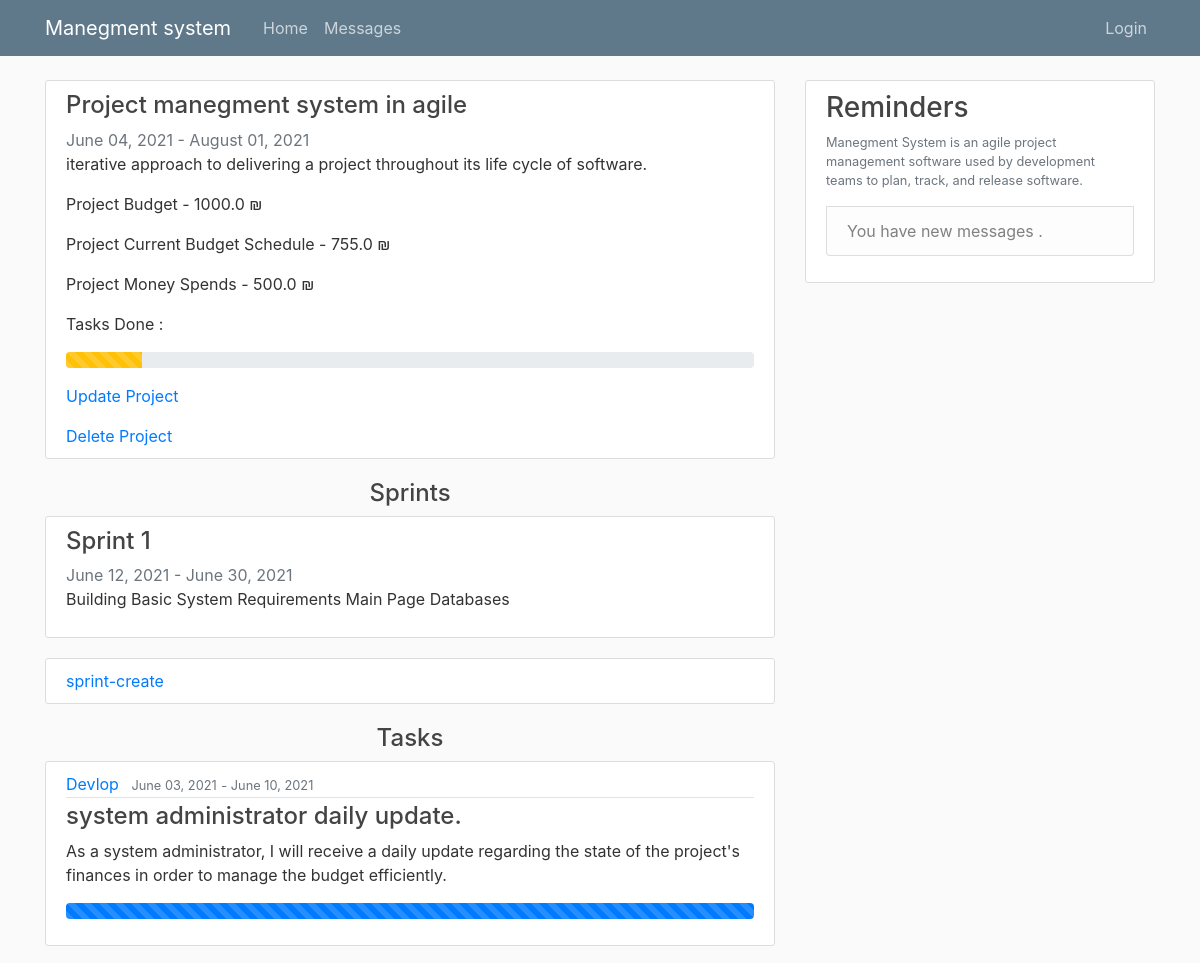
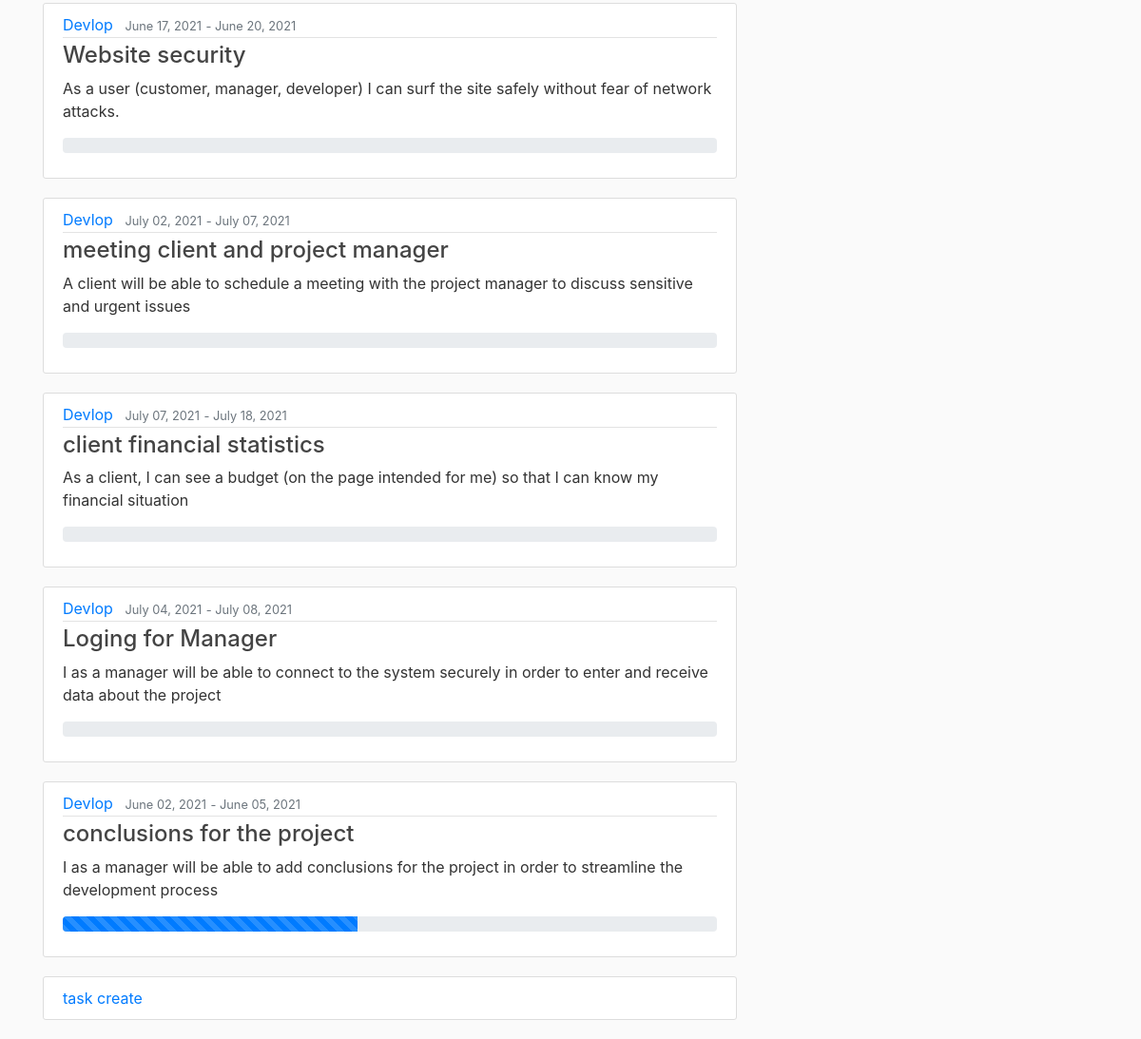
The app's page /manager/13, older data (2 pictures, top to bottom).
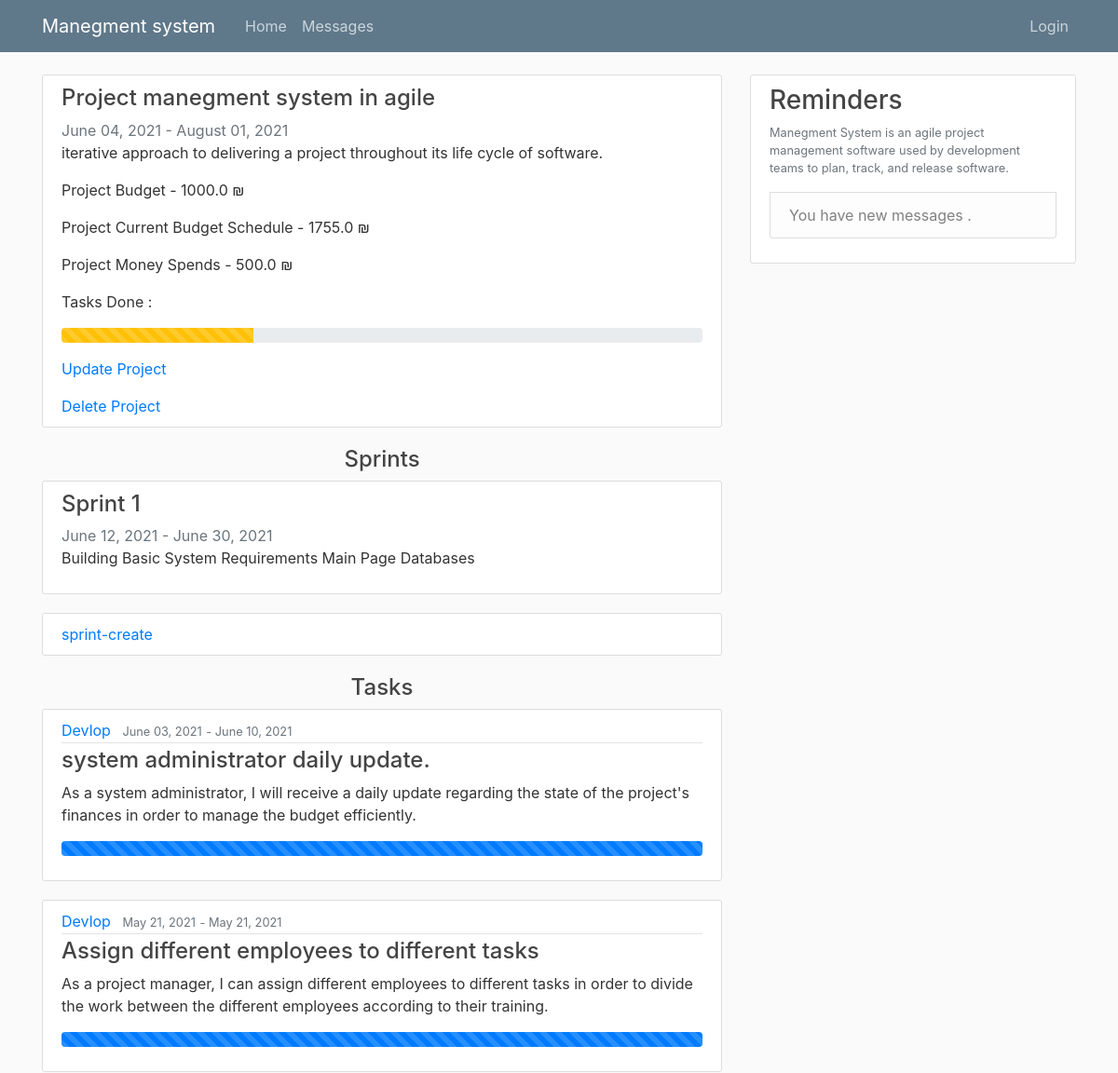
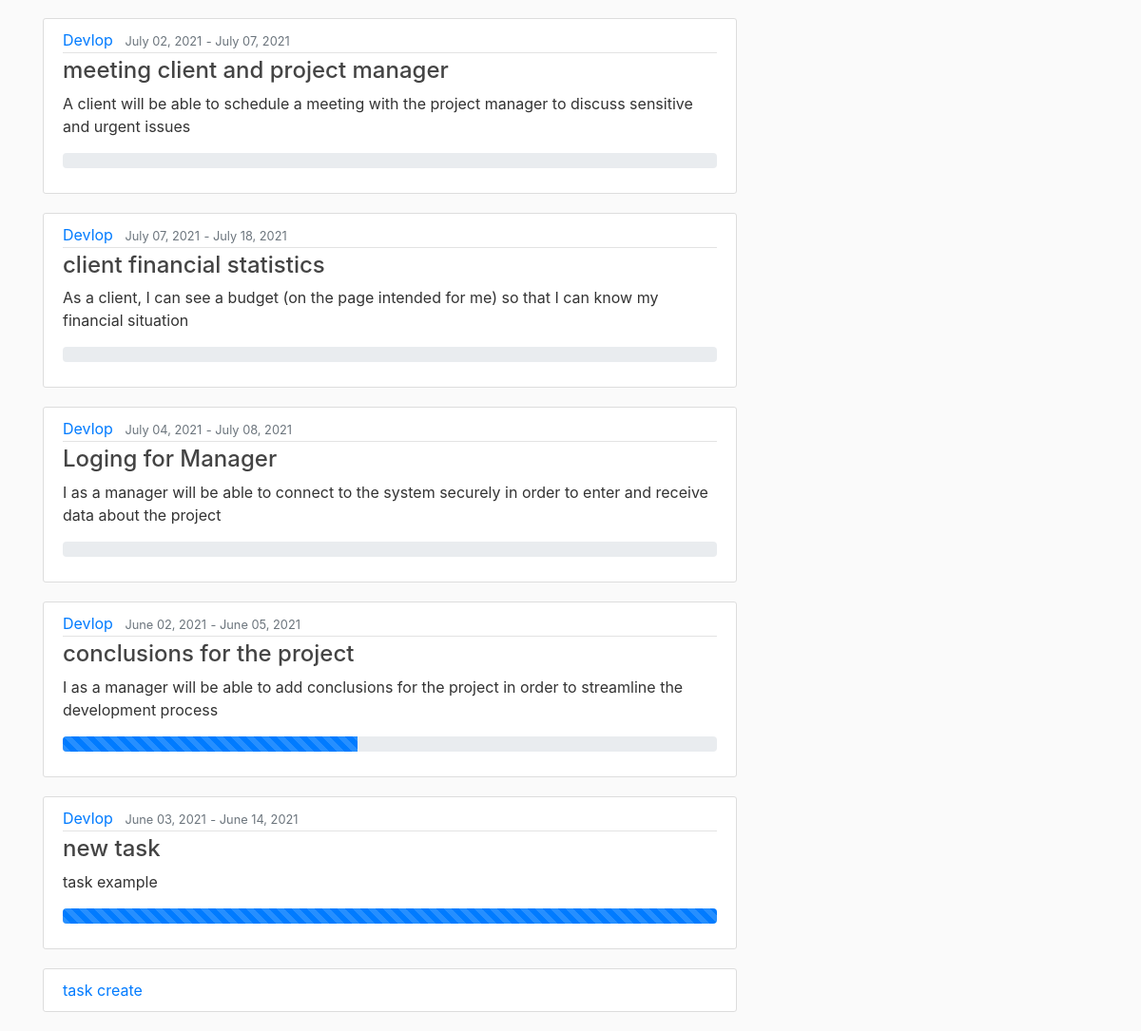
The same page, newer data (2 pictures, top to bottom).
### work/models.py (models this page shows, shortened)
class project(models.Model):
    ProjectName = models.CharField(max_length=300, null=False)
    startTime = models.DateField(null=False, auto_now=True)
    endTime = models.DateField(null=False)
    client = models.ForeignKey(User, on_delete=models.CASCADE)
    manager = models.ForeignKey(User, related_name="project_manager", on_delete=models.CASCADE)
    Budget = models.FloatField(null=False, default=0)
    currentBudgeSchedule = models.FloatField(null=False, default=0)
    MoneySpends = models.FloatField(null=False, default=0)
    Description = models.TextField(max_length=500, null=True)

class Sprint(models.Model):
    SprintName = models.CharField(max_length=300, null=False)
    Descripion = models.TextField(max_length=300, null=False)
    StartTime = models.DateTimeField(null=False)
    endTime = models.DateTimeField(null=False)
    projectnum = models.ForeignKey(project, on_delete=models.CASCADE)
    cost = models.FloatField(null=False, default=0)

class Task(models.Model):
    startTime = models.DateField(null=False)
    endTime = models.DateField(null=False)
    inCharge = models.ForeignKey(User, on_delete=models.CASCADE)
    workDone = models.IntegerField(default=0, validators=[MaxValueValidator(100), MinValueValidator(0)])
    lastUpdate = models.DateTimeField(null=False)
    cost = models.FloatField(null=False, default=0)
    TaskName = models.CharField(max_length=300, null=False)
    Description = models.TextField(max_length=500, null=True)
    projectnum = models.ForeignKey(project, on_delete=models.CASCADE)
    inSprint = models.BooleanField(default=False)

### pages/views.py (the view)
# urls.py: path('manager/<int:project_id>', manager_views_projects, name='manager_views_projects'),
def manager_views_projects(request, project_id):
    tasks = Task.objects.all().filter(projectnum=project_id, inSprint=False)
    sprints = Sprint.objects.all().filter(projectnum=project_id)
    p = get_object_or_404(project, id=project_id)
    p.count = 0
    if Task.objects.all().filter(projectnum=project_id, workDone=100):
        p.count = Task.objects.all().filter(projectnum=project_id, workDone=100).count() / Task.objects.all().filter(
            projectnum=project_id).count() * 100
    route = 'project'
    return render(request, "manager_project_view.html", {'tasks': tasks, 'sprints': sprints, 'p': p, 'route': route})

### templates/manager_project_view.html (shortened to what this page needs)
{% extends "Base.html" %}
{% block content %}
        <article class="media content-section">
          <div class="media-body">
            <h4>{{ p.ProjectName }}</h4>
               <a class="text-muted">{{ p.startTime|date:"F d, Y" }}</a>
                <a class="text-muted"> - </a>
              <a class="text-muted">{{ p.endTime|date:"F d, Y" }}</a>
            <p class="article-content">{{ p.Description }}</p>
            <p><a class="mr-2" >Project Budget - {{ p.Budget }} ₪ </a></p>
            <p><a class="mr-2" >Project Current Budget Schedule - {{ p.currentBudgeSchedule }} ₪ </a></p>
            <p><a class="mr-2" >Project Money Spends  - {{ p.MoneySpends }} ₪ </a></p>
            <p><a class="mr-2" >Tasks Done :</a></p>
               <p>  <div class="progress">
                <div class="progress-bar progress-bar-striped progress-bar-animated bg-warning" role="progressbar" style="width:{{p.count}}%" aria-valuenow="0" aria-valuemin="0" aria-valuemax="100"></div>
             </div></p>
 <a href="{% url 'project-update' p.pk  %}">Update Project</a><p></p>
 <a href="{% url 'project-delete' p.pk  %}">Delete Project</a>
              </div>
        </article>
          <h4><center>Sprints</center></h4>
        {% for sprint in sprints %}
        <article class="media content-section">
          <div class="media-body">
            <h4><a class="article-title" href=" {% url 'manager_views_sprints' sprint.id %}">{{ sprint.SprintName }}</a></h4>
               <a class="text-muted">{{ sprint.StartTime|date:"F d, Y" }}</a>
                <a class="text-muted"> - </a>
              <a class="text-muted">{{ sprint.endTime|date:"F d, Y" }}</a>
            <p class="article-content">{{ sprint.Descripion }}</p>
              </div>
        </article>
    {% endfor %}
    <article class="media content-section">
            <a href="{% url 'sprint-create' p.pk %}">sprint-create</a>
    </article>
          <h4><center>Tasks</center></h4>
        {% for task in tasks %}
        <article class="media content-section">
          <div class="media-body">
            <div class="article-metadata">
              <a class="mr-2" href="#">{{ task.inCharge }}</a>
              <small class="text-muted">{{ task.startTime|date:"F d, Y" }}</small>
                <small class="text-muted"> - </small>
              <small class="text-muted">{{ task.endTime|date:"F d, Y" }}</small>
            </div>
            <h4><a class="article-title" href="{% url 'manager_task_view' task.id %}">{{ task.TaskName }}</a></h4>
              <p class="article-content">{{ task.Description }}</p>
              <p><div class="progress">
            <div class="progress-bar progress-bar-striped progress-bar-animated " role="progressbar" style="width: {{task.workDone}}%" aria-valuenow="0" aria-valuemin="0" aria-valuemax="100"></div>
              </div></p>
            </div>
        </article>
    {% endfor %}
        <article class="media content-section">
            <a href="{% url 'task-create' p.pk route %}">task create</a>
    </article>
{% endblock content %}

Row changes from the older to the newer data that the page shows:
no longer on this page (row edited): Task: inCharge "Devlop", startTime "June 17, 2021", endTime "June 20, 2021", TaskName "Website security", Description "As a user (customer, manager, developer) I can surf the site safely without fear of network attacks."
changed project "Project manegment system in agile": currentBudgeSchedule "755.0" → "1755.0"
now on this page (row edited): Task: inCharge "Devlop", startTime "May 21, 2021", endTime "May 21, 2021", TaskName "Assign different employees to different tasks", Description "As a project manager, I can assign different employees to different tasks in order to divide the work between the different employees according to their training.", workDone 100 (drawn)
added Task: inCharge "Devlop", startTime "June 03, 2021", endTime "June 14, 2021", TaskName "new task", Description "task example", workDone 100 (drawn)
Text that changed along with them:
{{ p.count }}: 11.11111111111111 → 30.0 (drawn)
